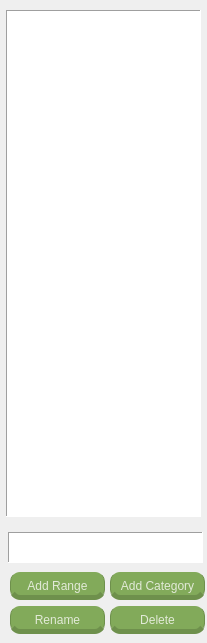
   <widget class="QFrame" name="RangeListItems">
    <property name="geometry">
     <rect>
      <x>10</x>
      <y>6</y>
      <width>207</width>
      <height>643</height>
     </rect>
    </property>
    <property name="frameShape">
     <enum>QFrame::NoFrame</enum>
    </property>
    <property name="frameShadow">
     <enum>QFrame::Raised</enum>
    </property>
    <widget class="QPushButton" name="btn_Rename">
     <property name="geometry">
      <rect>
       <x>10</x>
       <y>606</y>
       <width>95</width>
       <height>28</height>
      </rect>
     </property>
     <property name="styleSheet">
      <string notr="true">QPushButton {
background-color: rgb(130, 170, 90);
border: None;
padding-top: 5px;
color: rgb(226, 234, 216);
border-left: 1px solid rgb(110, 144, 76);
border-right: 1px solid rgb(110, 144, 76);
border-bottom: 5px solid rgb(110, 144, 76);
border-radius: 10px
}
QPushButton::hover {
background-color: rgb(138, 181, 96);
border-left: 1px solid rgb(110, 144, 76);
border-right: 1px solid rgb(110, 144, 76);
border-bottom: 5px solid rgb(110, 144, 76);
}
QPushButton::pressed {
background-color: rgb(120, 157, 83);
border-left: 1px solid rgb(110, 144, 76);
border-right: 1px solid rgb(110, 144, 76);
border-top: 5px solid rgb(110, 144, 76);
padding-top: -5px;
border-bottom: None
}</string>
     </property>
     <property name="text">
      <string>Rename</string>
     </property>
     <property name="shortcut">
      <string>Ctrl+R</string>
     </property>
    </widget>
    <widget class="QPushButton" name="btn_Delete">
     <property name="geometry">
      <rect>
       <x>110</x>
       <y>606</y>
       <width>95</width>
       <height>28</height>
      </rect>
     </property>
     <property name="styleSheet">
      <string notr="true">QPushButton {
background-color: rgb(130, 170, 90);
border: None;
padding-top: 5px;
color: rgb(226, 234, 216);
border-left: 1px solid rgb(110, 144, 76);
border-right: 1px solid rgb(110, 144, 76);
border-bottom: 5px solid rgb(110, 144, 76);
border-radius: 10px
}
QPushButton::hover {
background-color: rgb(138, 181, 96);
border-left: 1px solid rgb(110, 144, 76);
border-right: 1px solid rgb(110, 144, 76);
border-bottom: 5px solid rgb(110, 144, 76);
}
QPushButton::pressed {
background-color: rgb(120, 157, 83);
border-left: 1px solid rgb(110, 144, 76);
border-right: 1px solid rgb(110, 144, 76);
border-top: 5px solid rgb(110, 144, 76);
padding-top: -5px;
border-bottom: None
}</string>
     </property>
     <property name="text">
      <string>Delete</string>
     </property>
     <property name="shortcut">
      <string>Backspace</string>
     </property>
    </widget>
    <widget class="QPushButton" name="btn_addCategory">
     <property name="geometry">
      <rect>
       <x>110</x>
       <y>572</y>
       <width>95</width>
       <height>28</height>
      </rect>
     </property>
     <property name="styleSheet">
      <string notr="true">QPushButton {
background-color: rgb(130, 170, 90);
border: None;
padding-top: 5px;
color: rgb(226, 234, 216);
border-left: 1px solid rgb(110, 144, 76);
border-right: 1px solid rgb(110, 144, 76);
border-bottom: 5px solid rgb(110, 144, 76);
border-radius: 10px
}
QPushButton::hover {
background-color: rgb(138, 181, 96);
border-left: 1px solid rgb(110, 144, 76);
border-right: 1px solid rgb(110, 144, 76);
border-bottom: 5px solid rgb(110, 144, 76);
}
QPushButton::pressed {
background-color: rgb(120, 157, 83);
border-left: 1px solid rgb(110, 144, 76);
border-right: 1px solid rgb(110, 144, 76);
border-top: 5px solid rgb(110, 144, 76);
padding-top: -5px;
border-bottom: None
}</string>
     </property>
     <property name="text">
      <string>Add Category</string>
     </property>
    </widget>
    <widget class="QPushButton" name="btn_addRange">
     <property name="geometry">
      <rect>
       <x>10</x>
       <y>572</y>
       <width>95</width>
       <height>28</height>
      </rect>
     </property>
     <property name="styleSheet">
      <string notr="true">QPushButton {
background-color: rgb(130, 170, 90);
border: None;
padding-top: 5px;
color: rgb(226, 234, 216);
border-left: 1px solid rgb(110, 144, 76);
border-right: 1px solid rgb(110, 144, 76);
border-bottom: 5px solid rgb(110, 144, 76);
border-radius: 10px
}
QPushButton::hover {
background-color: rgb(138, 181, 96);
border-left: 1px solid rgb(110, 144, 76);
border-right: 1px solid rgb(110, 144, 76);
border-bottom: 5px solid rgb(110, 144, 76);
}
QPushButton::pressed {
background-color: rgb(120, 157, 83);
border-left: 1px solid rgb(110, 144, 76);
border-right: 1px solid rgb(110, 144, 76);
border-top: 5px solid rgb(110, 144, 76);
padding-top: -5px;
border-bottom: None
}</string>
     </property>
     <property name="text">
      <string>Add Range</string>
     </property>
    </widget>
    <widget class="QTextEdit" name="tEdit_name">
     <property name="geometry">
      <rect>
       <x>8</x>
       <y>532</y>
       <width>195</width>
       <height>31</height>
      </rect>
     </property>
     <property name="autoFillBackground">
      <bool>false</bool>
     </property>
     <property name="frameShape">
      <enum>QFrame::Panel</enum>
     </property>
    </widget>
    <widget class="QTreeWidget" name="treeWidget_range">
     <property name="geometry">
      <rect>
       <x>6</x>
       <y>10</y>
       <width>195</width>
       <height>507</height>
      </rect>
     </property>
     <property name="frameShape">
      <enum>QFrame::Panel</enum>
     </property>
     <property name="frameShadow">
      <enum>QFrame::Sunken</enum>
     </property>
     <property name="editTriggers">
      <set>QAbstractItemView::AllEditTriggers</set>
     </property>
     <property name="uniformRowHeights">
      <bool>false</bool>
     </property>
     <property name="sortingEnabled">
      <bool>false</bool>
     </property>
     <property name="animated">
      <bool>false</bool>
     </property>
     <property name="allColumnsShowFocus">
      <bool>false</bool>
     </property>
     <property name="wordWrap">
      <bool>false</bool>
     </property>
     <property name="headerHidden">
      <bool>true</bool>
     </property>
     <property name="columnCount">
      <number>1</number>
     </property>
     <attribute name="headerVisible">
      <bool>false</bool>
     </attribute>
     <attribute name="headerCascadingSectionResizes">
      <bool>false</bool>
     </attribute>
     <column>
      <property name="text">
       <string>col</string>
      </property>
     </column>
    </widget>
   </widget>
